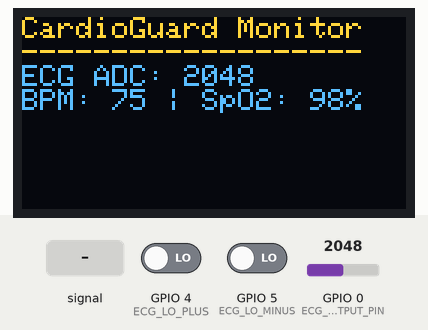
The sketch below on a simulated ESP32-C3. On the bench: 128×64 one-colour display. The inputs (shaded band) are chosen by the test bench; at power-on: GPIO 4 (ECG_LO_PLUS) LOW, GPIO 0 (ECG_OUTPUT_PIN) = 2048, GPIO 5 (ECG_LO_MINUS) LOW (analog values on the 0–4095 scale). The OLED is the two-colour kind (top 16 rows yellow); WiFi joins after 1.5 s; servers stay silent unless stated; what the sketch prints to the serial monitor is not drawn.

Above: at 4.7 s.
4.8 s: GPIO 4 (ECG_LO_PLUS) driven HIGH
At 6.3 s:
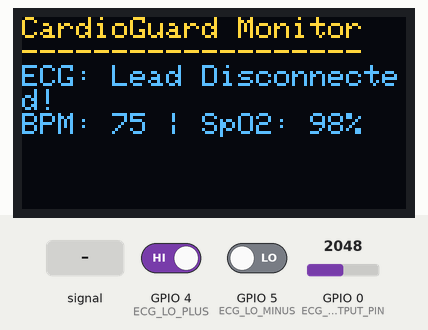
6.6 s: GPIO 4 (ECG_LO_PLUS) driven LOW
At 7.6 s:
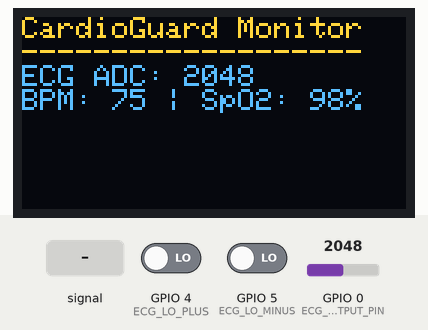
8.1 s: GPIO 0 (ECG_OUTPUT_PIN) fed a 200 Hz sine of ±327 counts around its level
At 8.6 s:
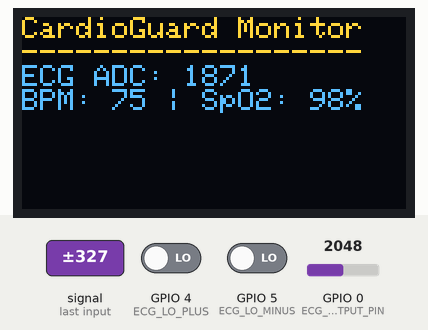
10.2 s: GPIO 0 (ECG_OUTPUT_PIN) set to 2866
At 11.3 s:
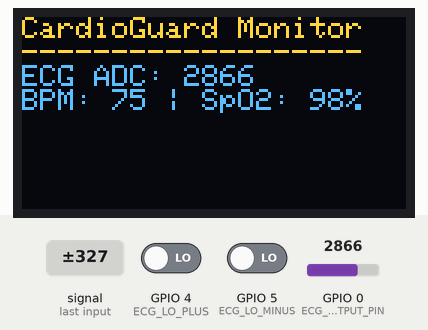
11.7 s: GPIO 0 (ECG_OUTPUT_PIN) fed a 1000 Hz sine of ±1023 counts around its level
At 12.2 s:
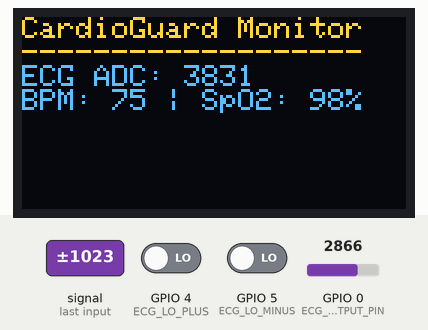
13.8 s: GPIO 0 (ECG_OUTPUT_PIN) set to 3603
At 15.0 s:
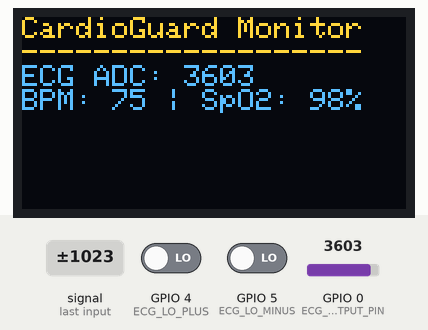
Timing chart, 0 to 16.3 s (numbered marks = the images above; inputs shaded):
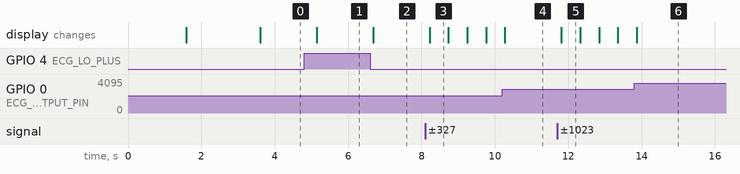

Measured:
- after the input at 4.8 s, the display: changes after 0.35 s (image 1)
- after the input at 6.6 s, the display: changes after 0.08 s (image 2)
- after the input at 8.1 s, the display: changes after 0.12 s (image 3)
- after the input at 11.7 s, the display: changes after 0.11 s (image 5)
- what the display in image 3 shows lasts 0.5 s, from 8.2 s to 8.7 s

The sketch:

CardioGuard.ino
```cpp
#include <WiFi.h>
#include <WebServer.h>
#include <Wire.h>
#include <Adafruit_GFX.h>
#include <Adafruit_SSD1306.h>
#include <MAX30105.h>

// ================= Pin Definitions for ESP32-C3 =================
#define I2C_SDA        8    // Default ESP32-C3 SDA
#define I2C_SCL        9    // Default ESP32-C3 SCL
#define ECG_OUTPUT_PIN 0    // Analog Input (ADC1_CH0)
#define ECG_LO_PLUS    4    // Digital Input for Lead-Off Detection +
#define ECG_LO_MINUS   5    // Digital Input for Lead-Off Detection -

// ================= Display Setup =================
#define SCREEN_WIDTH  128
#define SCREEN_HEIGHT 64
Adafruit_SSD1306 display(SCREEN_WIDTH, SCREEN_HEIGHT, &Wire, -1);

// ================= Sensor Setup =================
MAX30105 particleSensor;

// ================= Wi-Fi Setup =================
const char* ssid     = "vivo Y19e";     // Change to your Wi-Fi name
const char* password = "12345678"; // Change to your Wi-Fi password

WebServer server(80);

// Global telemetry variables
int ecgValue = 0;
bool ecgLeadOff = false;
int heartRateBPM = 75;  // Simulated fallback/calculated value
int spo2Percentage = 98; // Simulated fallback/calculated value

// ================= HTML Web Page =================
const char HTML_PAGE[] PROGMEM = R"rawliteral(
<!DOCTYPE html>
<html>
<head>
    <title>CardioGuard Live Dashboard</title>
    <meta name="viewport" content="width=device-width, initial-scale=1">
    <script src="https://cdn.jsdelivr.net/npm/chart.js"></script>
    <style>
        body { font-family: Arial, sans-serif; background: #0f172a; color: #fff; text-align: center; margin: 0; padding: 20px; }
        h1 { color: #ef4444; }
        .grid { display: flex; justify-content: center; gap: 20px; flex-wrap: wrap; margin-bottom: 20px; }
        .card { background: #1e293b; padding: 20px; border-radius: 10px; width: 180px; box-shadow: 0 4px 6px rgba(0,0,0,0.3); }
        .value { font-size: 2.5em; font-weight: bold; color: #38bdf8; }
        .chart-container { background: #1e293b; padding: 15px; border-radius: 10px; max-width: 800px; margin: 0 auto; }
    </style>
</head>
<body>
    <h1>🫀 CardioGuard IoT System</h1>
    <div class="grid">
        <div class="card"><h3>Heart Rate</h3><div class="value" id="bpm">--</div><span>BPM</span></div>
        <div class="card"><h3>Blood Oxygen</h3><div class="value" id="spo2">--</div><span>% SpO2</span></div>
        <div class="card"><h3>ECG Signal</h3><div class="value" id="ecg">--</div><span>ADC</span></div>
    </div>
    <div class="chart-container">
        <canvas id="ecgChart"></canvas>
    </div>

    <script>
        const ctx = document.getElementById('ecgChart').getContext('2d');
        const chart = new Chart(ctx, {
            type: 'line',
            data: {
                labels: Array.from({length: 30}, (_, i) => i),
                datasets: [{ label: 'ECG Real-Time Data', data: Array(30).fill(0), borderColor: '#ef4444', borderWidth: 2, fill: false, pointRadius: 0 }]
            },
            options: { animation: false, scales: { y: { min: 0, max: 4095 } } }
        });

        setInterval(() => {
            fetch('/data')
                .then(res => res.json())
                .then(data => {
                    document.getElementById('bpm').innerText = data.bpm;
                    document.getElementById('spo2').innerText = data.spo2;
                    document.getElementById('ecg').innerText = data.leadOff ? 'DISCONNECTED' : data.ecg;

                    if (!data.leadOff) {
                        chart.data.datasets[0].data.push(data.ecg);
                        chart.data.datasets[0].data.shift();
                        chart.update();
                    }
                });
        }, 200);
    </script>
</body>
</html>
)rawliteral";

// ================= API & Route Handlers =================
void handleRoot() {
    server.send(200, "text/html", HTML_PAGE);
}

void handleData() {
    String json = "{";
    json += "\"ecg\":" + String(ecgValue) + ",";
    json += "\"leadOff\":" + String(ecgLeadOff ? "true" : "false") + ",";
    json += "\"bpm\":" + String(heartRateBPM) + ",";
    json += "\"spo2\":" + String(spo2Percentage);
    json += "}";
    server.send(200, "application/json", json);
}

// ================= Setup =================
void setup() {
    Serial.begin(115200);

    // Initialize Pins
    pinMode(ECG_LO_PLUS, INPUT);
    pinMode(ECG_LO_MINUS, INPUT);
    analogReadResolution(12); // 0 to 4095 range for ESP32-C3

    // Initialize I2C with ESP32-C3 pins
    Wire.begin(I2C_SDA, I2C_SCL);

    // Initialize OLED
    if(!display.begin(SSD1306_SWITCHCAPVCC, 0x3C)) {
        Serial.println(F("OLED Initialization Failed"));
    } else {
        display.clearDisplay();
        display.setTextColor(WHITE);
        display.setTextSize(1);
        display.setCursor(0, 10);
        display.println("CardioGuard Initializing...");
        display.display();
    }

    // Initialize MAX30102
    if (!particleSensor.begin(Wire, I2C_SPEED_FAST)) {
        Serial.println("MAX30102 not found. Check wiring!");
    } else {
        particleSensor.setup();
    }

    // Connect to Wi-Fi
    WiFi.begin(ssid, password);
    Serial.print("Connecting to Wi-Fi...");
    while (WiFi.status() != WL_CONNECTED) {
        delay(500);
        Serial.print(".");
    }
    Serial.println("\nWi-Fi Connected!");
    Serial.print("Server IP Address: ");
    Serial.println(WiFi.localIP());

    // Setup Web Routes
    server.on("/", handleRoot);
    server.on("/data", handleData);
    server.begin();

    // Display IP on OLED
    display.clearDisplay();
    display.setCursor(0, 0);
    display.println("Wi-Fi Connected!");
    display.print("IP: ");
    display.println(WiFi.localIP());
    display.display();
    delay(2000);
}

// ================= Main Loop =================
void loop() {
    server.handleClient();

    // Check ECG Lead Off state
    if ((digitalRead(ECG_LO_PLUS) == 1) || (digitalRead(ECG_LO_MINUS) == 1)) {
        ecgLeadOff = true;
        ecgValue = 0;
    } else {
        ecgLeadOff = false;
        ecgValue = analogRead(ECG_OUTPUT_PIN);
    }

    // Print ECG value to Serial Plotter (Arduino IDE: Tools -> Serial Plotter)
    Serial.println(ecgValue);

    // Update OLED Screen
    static unsigned long lastUpdate = 0;
    if (millis() - lastUpdate > 500) {
        lastUpdate = millis();
        display.clearDisplay();
        display.setCursor(0, 0);
        display.setTextSize(1);
        display.println("CardioGuard Monitor");
        display.println("-------------------");

        if (ecgLeadOff) {
            display.println("ECG: Lead Disconnected!");
        } else {
            display.print("ECG ADC: "); display.println(ecgValue);
        }

        display.print("BPM: "); display.print(heartRateBPM);
        display.print(" | SpO2: "); display.print(spo2Percentage); display.println("%");
        display.display();
    }

    delay(20); // Smooth polling delay
}
```
